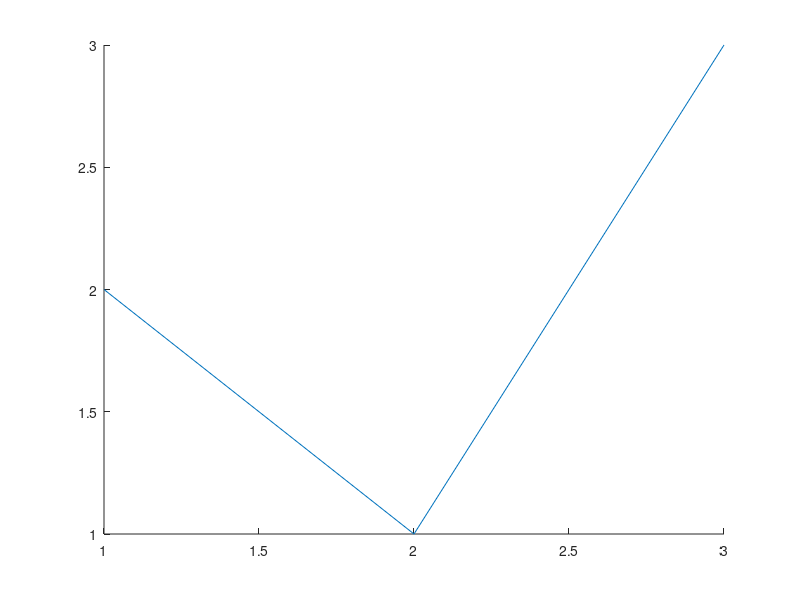

MATLAB code for this plot: (Note: this script raises an error after producing the figure.)
% oi136_order - open items 136 and 137, second probe: what a refused option leaves behind, which of
% two settings of one name wins, the 'Parent' option on the high-level makers, and a group given
% first when the axes is not held. Headless in R2025b and in JGraph.
set(groot, 'DefaultFigureVisible', 'off');
f = figure;
ax = axes(f);
x = 1:3; y = [2 1 3];

disp('--- a refused option, axes held');
hold(ax, 'on');
plot(ax, x, y);
try, plot(ax, x, y, 'Foo', 1); catch e, disp(e.message); end
fprintf('children after plot Foo: %d\n', numel(ax.Children));
try, bar(ax, y, 'Foo', 1); catch e, disp(e.message); end
fprintf('children after bar Foo: %d\n', numel(ax.Children));
try, line(ax, x, y, 'Foo', 1); catch e, disp(e.message); end
fprintf('children after line Foo: %d\n', numel(ax.Children));
try, scatter(ax, x, y, 'Tag', 'ok', 'Foo', 1); catch e, disp(e.message); end
fprintf('children after scatter Tag Foo: %d\n', numel(ax.Children));

disp('--- a refused option, axes not held');
hold(ax, 'off');
plot(ax, x, y);
plot(ax, x, y);
try, plot(ax, x, y, 'Foo', 1); catch e, disp(e.message); end
fprintf('children after plot Foo: %d\n', numel(ax.Children));

disp('--- one name twice');
h = plot(ax, x, y, 'Color', 'r', 'Color', 'b');
fprintf('Color twice: %s\n', mat2str(h.Color));
h = plot(ax, x, y, 'Tag', 'a', 'Tag', 'b');
fprintf('Tag twice: %s\n', h.Tag);
h = plot(ax, x, y, 'r', 'Color', 'g');
fprintf('spec then Color: %s\n', mat2str(h.Color));
h = plot(ax, x, y, 'LineWidth', 3, 'Tag', 'w', 'LineWidth', 4);
fprintf('LineWidth around Tag: %g\n', h.LineWidth);
h = bar(ax, y, 'BarWidth', 0.2, 'Tag', 'w', 'BarWidth', 0.4);
fprintf('BarWidth around Tag: %g\n', h.BarWidth);

disp('--- Parent as an option');
cla(ax);
hold(ax, 'on');
g = hggroup(ax, 'Tag', 'g');
h = plot(x, y, 'Parent', g);
fprintf('plot Parent g: %s\n', h.Parent.Type);
h = bar(y, 'Parent', g);
fprintf('bar Parent g: %s\n', h.Parent.Type);
h = scatter(x, y, 'Parent', g);
fprintf('scatter Parent g: %s\n', h.Parent.Type);
h = plot(x, y, 'Parent', ax, 'Tag', 'pa');
fprintf('plot Parent ax: %s\n', h.Parent.Type);
f2 = figure;
ax2 = axes(f2);
h = plot(ax, x, y, 'Parent', ax2);
fprintf('plot ax then Parent ax2: %d\n', isequal(h.Parent, ax2));
h = line(ax, x, y, 'Parent', ax2);
fprintf('line ax then Parent ax2: %d\n', isequal(h.Parent, ax2));
figure(f);

disp('--- a group first, axes not held');
cla(ax);
hold(ax, 'off');
g = hggroup(ax, 'Tag', 'g');
plot(ax, x, y, 'Tag', 'before');
try
    h = plot(g, x, y, 'Tag', 'in');
    fprintf('plot g: parent %s, g valid %d, children of ax %d\n', h.Parent.Type, isvalid(g), numel(ax.Children));
catch e
    fprintf('plot g: %s | %s, g valid %d\n', e.identifier, e.message, isvalid(g));
end
cla(ax);
plot(ax, x, y, 'Tag', 'before');
g = hggroup(ax, 'Tag', 'g');
h = line(g, x, y, 'Tag', 'in');
fprintf('line g: parent %s, children of ax %d\n', h.Parent.Type, numel(ax.Children));
cla(ax);
plot(ax, x, y, 'Tag', 'before');
g = hggroup(ax, 'Tag', 'g');
try
    h = plot(x, y, 'Parent', g);
    fprintf('plot Parent g unheld: parent %s, g valid %d, children of ax %d\n', h.Parent.Type, isvalid(g), numel(ax.Children));
catch e
    fprintf('plot Parent g unheld: %s | %s\n', e.identifier, e.message);
end
cla(ax);
t = hgtransform(ax);
try
    h = bar(t, y);
    fprintf('bar t unheld: parent %s, t valid %d, children of ax %d\n', h.Parent.Type, isvalid(t), numel(ax.Children));
catch e
    fprintf('bar t unheld: %s | %s\n', e.identifier, e.message);
end

disp('--- a group first for verbs that are not makers');
cla(ax);
hold(ax, 'on');
g = hggroup(ax);
try, title(g, 'x'); disp('title g ok'); catch e, fprintf('title g: %s | %s\n', e.identifier, e.message); end
try, hold(g, 'on'); disp('hold g ok'); catch e, fprintf('hold g: %s | %s\n', e.identifier, e.message); end
try, h = plot(g, g, 1:3); fprintf('plot g g: %s\n', h.Parent.Type); catch e, fprintf('plot g g: %s | %s\n', e.identifier, e.message); end
try, h = histogram(g, [1 2 2]); fprintf('histogram g: %s\n', h.Parent.Type); catch e, fprintf('histogram g: %s | %s\n', e.identifier, e.message); end
try, h = errorbar(g, x, y, y); fprintf('errorbar g: %s\n', h.Parent.Type); catch e, fprintf('errorbar g: %s | %s\n', e.identifier, e.message); end
try, h = area(g, x, y); fprintf('area g: %s\n', h.Parent.Type); catch e, fprintf('area g: %s | %s\n', e.identifier, e.message); end
try, h = stem(g, x, y); fprintf('stem g: %s\n', h.Parent.Type); catch e, fprintf('stem g: %s | %s\n', e.identifier, e.message); end
try, h = plot3(g, x, y, y); fprintf('plot3 g: %s\n', h.Parent.Type); catch e, fprintf('plot3 g: %s | %s\n', e.identifier, e.message); end
try, h = quiver(g, x, y, y, y); fprintf('quiver g: %s\n', h.Parent.Type); catch e, fprintf('quiver g: %s | %s\n', e.identifier, e.message); end
try, h = contour(g, magic(3)); fprintf('contour g: %s\n', class(h)); catch e, fprintf('contour g: %s | %s\n', e.identifier, e.message); end
try, h = mesh(g, magic(3)); fprintf('mesh g: %s\n', h.Parent.Type); catch e, fprintf('mesh g: %s | %s\n', e.identifier, e.message); end
try, h = surf(g, magic(3)); fprintf('surf g: %s\n', h.Parent.Type); catch e, fprintf('surf g: %s | %s\n', e.identifier, e.message); end
try, h = scatter3(g, x, y, y); fprintf('scatter3 g: %s\n', h.Parent.Type); catch e, fprintf('scatter3 g: %s | %s\n', e.identifier, e.message); end
try, h = barh(g, y); fprintf('barh g: %s\n', h.Parent.Type); catch e, fprintf('barh g: %s | %s\n', e.identifier, e.message); end
try, h = semilogy(g, x, y); fprintf('semilogy g: %s\n', h.Parent.Type); catch e, fprintf('semilogy g: %s | %s\n', e.identifier, e.message); end
try, h = pcolor(g, magic(3)); fprintf('pcolor g: %s\n', h.Parent.Type); catch e, fprintf('pcolor g: %s | %s\n', e.identifier, e.message); end
try, h = image(g, 'CData', magic(3)); fprintf('image g props: %s\n', h.Parent.Type); catch e, fprintf('image g props: %s | %s\n', e.identifier, e.message); end
try, h = stem3(g, x, y, y); fprintf('stem3 g: %s\n', h.Parent.Type); catch e, fprintf('stem3 g: %s | %s\n', e.identifier, e.message); end
try, h = fill3(g, x, y, y, 'r'); fprintf('fill3 g: %s\n', h.Parent.Type); catch e, fprintf('fill3 g: %s | %s\n', e.identifier, e.message); end
disp('done');
